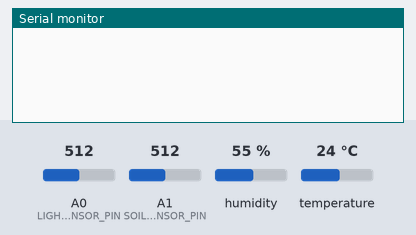
Simulated run of this sketch. Board: Arduino Uno, built with avr-gcc and run on an emulated ATmega328P. Shown: the last lines printed to the serial monitor. The test bench sets the inputs (shaded band); at power-on: temperature 24 °C, A1 (SOIL_MOISTURE_SENSOR_PIN) = 512, A0 (LIGHT_SENSOR_PIN) = 512, humidity 55 %.

Above: at 3.2 s.
3.3 s: temperature set to 20.5 °C
At 4.7 s:
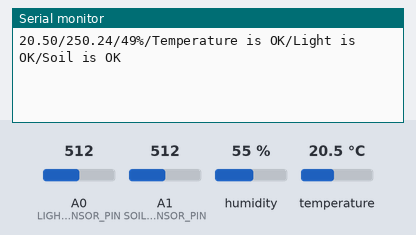
10.5 s: temperature set to 19.2 °C
At 15.2 s:
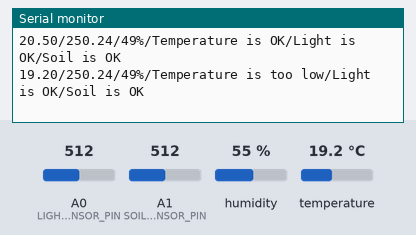
20.5 s: A1 (SOIL_MOISTURE_SENSOR_PIN) set to 315
At 21.3 s:
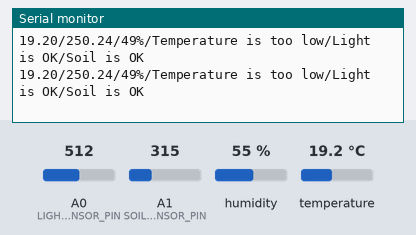
22.6 s: A1 (SOIL_MOISTURE_SENSOR_PIN) set to 293
At 24.6 s:
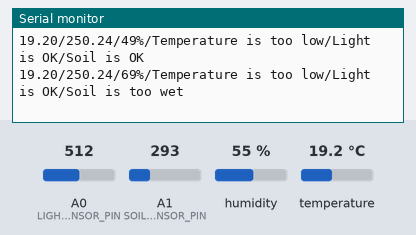
30.5 s: A0 (LIGHT_SENSOR_PIN) set to 223
At 31.2 s:
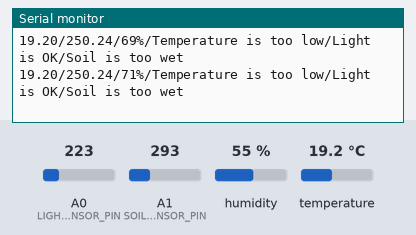
32.6 s: A0 (LIGHT_SENSOR_PIN) set to 190
At 40.4 s:
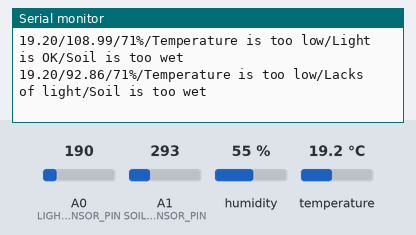

The sketch:

big_project.ino
```cpp
#include "soil_moisture_sensor.h"
#include "dht22.h"
#include "light_sensor.h"


String soilMoistureMessage(int sensorValue) {
  String message;
  if (compareMoisture(sensorValue) == dry) {
    message = "Soil is too dry";
  } else if (compareMoisture(sensorValue) == moist) {
    message = "Soil is OK";
  } else {
    message = "Soil is too wet";
  }
  return message;
}

String lightMessage(float sensorValue) {
  String message;
  if (isDark(sensorValue)) {
    message = "Lacks of light";
  } else {
    message = "Light is OK";
  }
  return message;
}

String tempMessage(float dhtValue) {
  String message;
  if (compareTemp(dhtValue) == 0) {
    message = "DHT is not connected";
  } else if (compareTemp(dhtValue) == 1) {
    message = "Temperature is too low";
  } else if (compareTemp(dhtValue) == 2) {
    message = "Temperature is OK";
  } else if (compareTemp(dhtValue) == 3) {
    message = "Temperature is too high";
  }
  return message;
}

void setup() {
  // put your setup code here, to run once:
  initSoilMoistureSensor();
  initLightSensor();
  Serial.begin(115200);
  delay(2000);
}

void loop() {
  // put your main code here, to run repeatedly:
  //message = tempValue/lightValue/soilMoistureValue/tempCompare/lightCompare/soilMoistureCompare
  String message = "";
  int soilMoistureValue = readMoisture();
  float lightValue = checkLight();
  float dhtValue = checkTemp();
  if (isnan(dhtValue)) {
    message += "DHT is not connected";
  }
  else {
    message += ("%d", dhtValue);
  }
  message += "/";
  message += ("%f", lightValue);
  message += "/";
  message += ("%d", soilMoistureValue);
  message += "%";
  message += "/";
  message += isnan(dhtValue)?"DHT is not connected":tempMessage(dhtValue);
  message += "/";
  message += lightMessage(lightValue);
  message += "/";
  message += soilMoistureMessage(soilMoistureMessage);
  Serial.println(message);
  delay(3000);
}
```

dht22.cpp
```cpp
#include "dht22.h"

DHT dht(DHT22_PIN, DHTTYPE);
void initDHT22() {
  dht.begin();
}

float checkTemp() {
  delay(2000);           // wait for 2 seconds for the sensor to stabilize
  float temperature = dht.readTemperature();   // read the temperature in Celsius
  return temperature;
}

DHT22State compareTemp(float x) {
  if (isnan(x)) {
    return NOT_CONNECTED;
  }
  else if (x < 20) {
    return LOWER;
  }
  else if (x > 30) {
    return HIGHER;
  }
  return ACCEPT;
}
```

dht22.h
```cpp
//Arduino IDE runs in C++ so this need to be defined for it to calls C

#include<Arduino.h>
#include<DHT.h>

#define DHT22_PIN 2
#define DHTTYPE DHT22

enum DHT22State {
  NOT_CONNECTED,
  LOWER,
  ACCEPT,
  HIGHER
};

void initDHT22();
float checkTemp();
DHT22State compareTemp(float x);
```

light_sensor.cpp
```cpp
#include "light_sensor.h"


void initLightSensor(){
	pinMode(LIGHT_SENSOR_PIN,INPUT);
}
// Function to check the light intensity and return a float value
float checkLight() {
  // Read the analog voltage from the sensor
  int sensorValue = analogRead(LIGHT_SENSOR_PIN);

  // Convert the sensor value to light intensity in lux
  float voltage = sensorValue * (5.0 / 1023.0); // Convert the analog value to voltage
  float lux = voltage * 100.0; // Convert voltage to lux

  return lux;
}

// Function to check if the light is considered "dark"
boolean isDark(float luxValue) {
  if (luxValue < 100) {
    return true;
  }
  else {
    return false;
  }
}
```

light_sensor.h
```cpp
//Arduino IDE runs in C++ so this need to be defined for it to calls C

#include<Arduino.h>
#define LIGHT_SENSOR_PIN A0

//Start coding here
void initLightSensor();
float checkLight();
boolean isDark(float luxValue);

//Init Sensor -> void

//Read Sensor Value -> int
```

soil_moisture_sensor.cpp
```cpp
#include "soil_moisture_sensor.h"

int soilMoistureValue = 0;

void initSoilMoistureSensor(){
	pinMode(SOIL_MOISTURE_SENSOR_PIN,INPUT);
}


int readMoisture() {
  int dryValueADC = 1023;
  int wetValueADC = 0;

  int dryPercent = 0;
  int wetPercent = 100;

  int soilMoistureADC = analogRead(SOIL_MOISTURE_SENSOR_PIN); // read the value from the soil moisture sensor
  soilMoistureValue = map(soilMoistureADC,dryValueADC,wetValueADC,dryPercent,wetPercent);
  return soilMoistureValue;
}

soilMoistureState compareMoisture(int value) {
  value = readMoisture(); // read the value from the soil moisture sensor
  if (value < 30) {
    return dry; // soil is dry
  }
  if (value >= 30 && soilMoistureValue < 70) {
    return moist; // soil is moderately moist
  }
  return wet; // soil is wet
}
```

soil_moisture_sensor.h
```cpp
//Arduino IDE runs in C++ so this need to be defined for it to calls C

#include<Arduino.h>

#define SOIL_MOISTURE_SENSOR_PIN A1
//Start coding here
enum soilMoistureState {
	dry,
	moist,
	wet} ; // define the different states of soil moisture
void initSoilMoistureSensor();
int readMoisture();
soilMoistureState compareMoisture(int value);

//Init Sensor -> void

//Read Sensor Value -> int
```

Measured:
- the behaviour switches between 20 and 19.9 °C on temperature (found by bisection; images 1 and 2)
- the behaviour switches between 307 and 306 on A1 (SOIL_MOISTURE_SENSOR_PIN) (found by bisection; images 3 and 4)
- the behaviour switches between 205 and 204 on A0 (LIGHT_SENSOR_PIN) (found by bisection; images 5 and 6)
- after the input at 3.3 s, the serial monitor: prints a new line after 0.71 s (image 1)
- after the input at 10.5 s, the serial monitor: prints a new line after 3.5 s (image 2)
- after the input at 22.6 s, the serial monitor: prints a new line after 1.4 s (image 4)
- after the input at 32.6 s, the serial monitor: prints a new line after 6.5 s (image 6)
